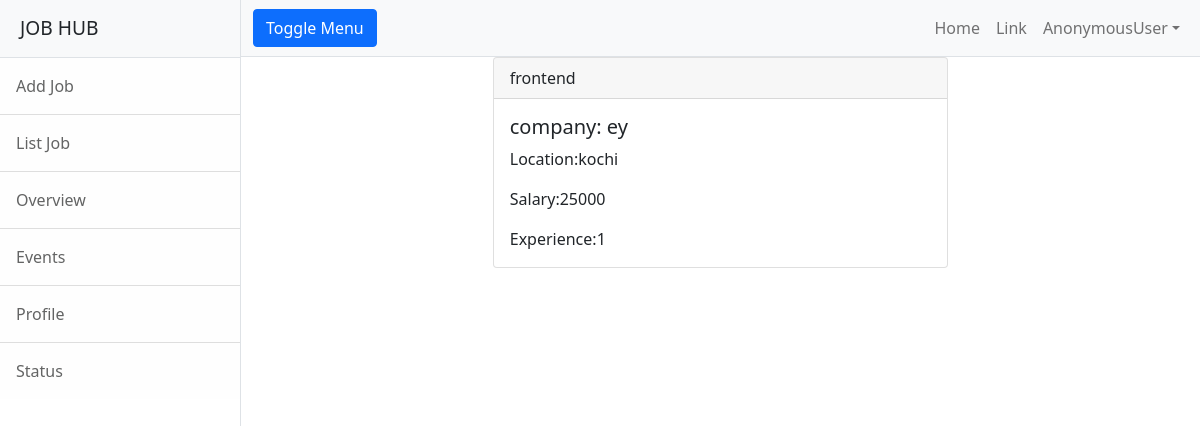
Page /employer/jobs/details/2 on the committed database.
### employer/models.py (models this page shows, shortened)
class Jobs(models.Model):#mapping to table in db
    job_title=models.CharField(max_length=150)
    company=models.ForeignKey(User,on_delete=models.CASCADE,related_name="company")#company is adding the job so it is foreign key-one to many
    location=models.CharField(max_length=150)
    salary=models.PositiveIntegerField(null=True)#if the field is not added it will be added to db
    experience=models.PositiveIntegerField(default=0)#if the person has no experence then it will default as zero but if we added the experience it will change..
    created_date=models.DateField(auto_now_add=True)#obtain automatically current date and time
    last_date=models.DateField(null=True)
    active_status=models.BooleanField(default=True)#

class User(AbstractUser):
    options=(
             ("employer","employer"),
             ("candidate","candidate")
             )
    role=models.CharField(max_length=120,choices=options,default="candidate")
    phone=models.CharField(max_length=12,null=True)

class CompanyProfile(models.Model):
    company_name=models.CharField(max_length=150)
    user=models.OneToOneField(User,on_delete=models.CASCADE,related_name="employer")#related name for parent child referencing..request.user.employer.logo(it will points to companyprofile logo)
    logo=models.ImageField(upload_to="companyprofile",null=True)
    location=models.CharField(max_length=120)
    services=models.CharField(max_length=120)
    description=models.CharField(max_length=200)

### employer/views.py (the view)
# urls.py: path("jobs/details/<int:id>",views.JobDetailsView.as_view(),name="emp-jobdetails"),
class JobDetailsView(DetailView):
   model=Jobs
   context_object_name="job"
   template_name = "emp-jobdetails.html"
   pk_url_kwarg="id"  #id is overriding the pk..

### employer/templates/emp-jobdetails.html
{%extends 'base.html'%}
{%block body_block%}
<div class="row">
    <div class="col-3"></div>
     <div class="col-6">
        <div class="card text">
           <div class="card-header">{{job.job_title}}</div>
               <div class="card-body">
                  <h5 class="card-title">
                    <span>company:</span>   {{job.company.employer.company_name}}</h5>
                        <p class="card-text">Location:{{job.location}}</p>
                        <p class="card-text">Salary:{{job.salary}}</p>
                        <p class="card-text">Experience:{{job.experience}}</p>
              </div>
        </div>
     </div>
    <div class="col"></div>
</div>
{%endblock%}

### rows in the picture
Jobs: job_title "frontend", company.employer.company_name "ey", location "kochi", salary "25000", experience "1"

### other values in the picture
{{ request.user }} "AnonymousUser"
